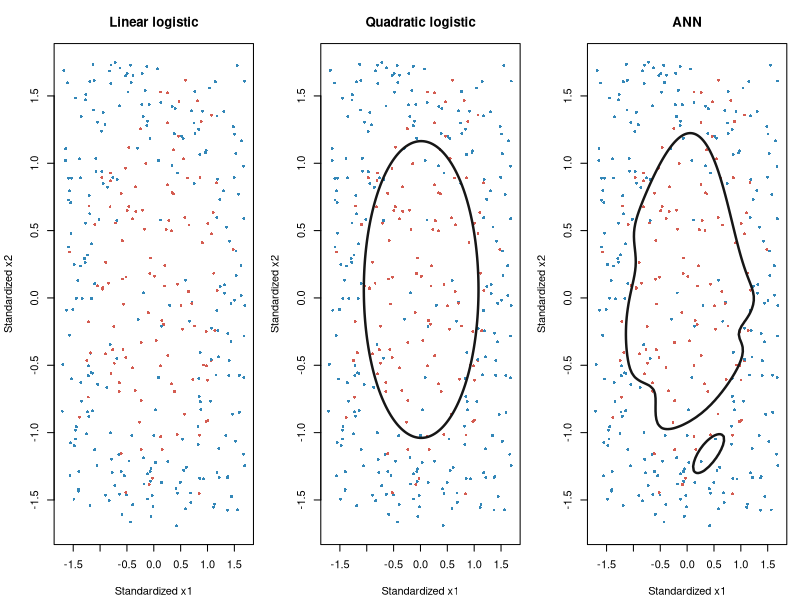
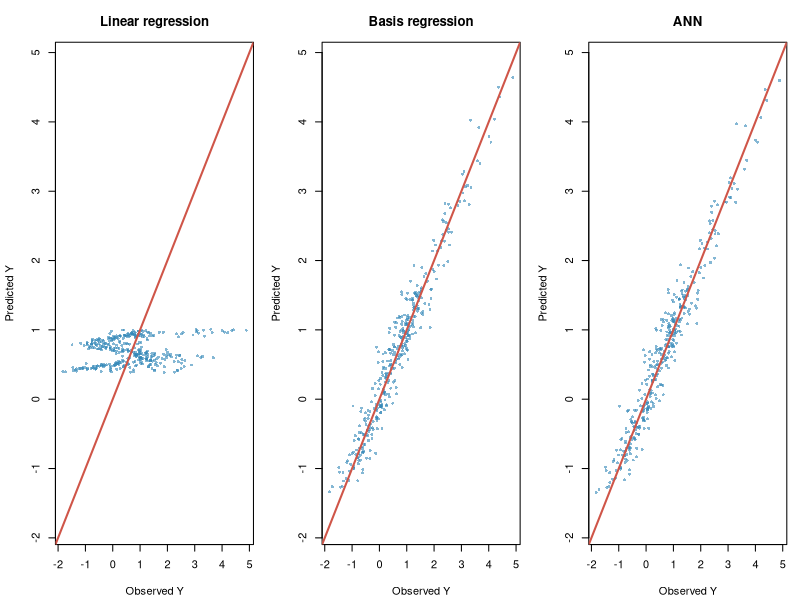

These charts were generated, in order, by the following R code:
# ============================================================================
# 類神經網路入門：從 Logistic Regression 到 ANN
# R 實作：(1) 神經元與反向傳播 (2) 二元分類 (3) 連續型迴歸
# 適用：統計學 / 機器學習教學，單一檔案可執行。
# 依賴：R 建議套件 nnet（若未安裝，先執行 install.packages("nnet")）。
# 執行：在 RStudio 中開啟並 Source，或 Rscript ANN_Logistic_to_Neural_Network.R
# 生成：ANN_R_Results/ 資料夾內的 CSV、TXT、PNG。
# 重要：資料均為模擬生成；程式在最後列印實際結果，勿先假設 ANN 一定最好。
# ============================================================================

options(stringsAsFactors = FALSE)
if (!requireNamespace("nnet", quietly = TRUE)) {
  stop("找不到 nnet 套件，請先執行：install.packages('nnet')")
}
set.seed(20261024)
out_dir <- file.path(getwd(), "ANN_R_Results")
dir.create(out_dir, showWarnings = FALSE, recursive = TRUE)
report_path <- file.path(out_dir, "ANN_analysis_results.txt")
cat("ANN 教學實作報告\n", "執行日期：", as.character(Sys.Date()), "\n\n",
    file = report_path, sep = "")
append_report <- function(...) cat(..., file = report_path, append = TRUE, sep = "")

# ============================================================================
# 第一部分：手算一個 2-2-1 ANN 的 Forward/Backward Propagation
# ============================================================================
cat("=== 第一部分：一筆資料的前向/反向傳播 ===\n")
append_report("=== 第一部分：一筆資料的前向/反向傳播 ===\n")

sigmoid <- function(z) 1 / (1 + exp(-z))
x <- c(0.4, -0.2)  # 二個輸入變數
y <- 1             # 二元真實結果
W <- matrix(c(0.3, -0.1, 0.2, 0.4), nrow = 2, byrow = TRUE)
b_hidden <- c(0, 0.1)
v <- c(0.6, -0.7)
b_output <- 0.2
learning_rate <- 0.1

# (1) 前向傳播
z_hidden <- drop(W %*% x) + b_hidden
h <- sigmoid(z_hidden)
z_out <- sum(v * h) + b_output
p_before <- sigmoid(z_out)
loss_binary <- function(y, p) {
  p <- pmin(pmax(p, 1e-12), 1 - 1e-12)
  -y * log(p) - (1 - y) * log(1 - p)
}
loss_before <- loss_binary(y, p_before)

# (2) 反向傳播：Sigmoid + binary cross-entropy
# dL/dz_out = p - y
delta_out <- p_before - y
grad_v <- delta_out * h
grad_b_output <- delta_out
delta_hidden <- delta_out * v * h * (1 - h)
grad_W <- outer(delta_hidden, x)
grad_b_hidden <- delta_hidden

# (3) 使用一般梯度下降，更新所有權重與偏差項
W_new <- W - learning_rate * grad_W
b_hidden_new <- b_hidden - learning_rate * grad_b_hidden
v_new <- v - learning_rate * grad_v
b_output_new <- b_output - learning_rate * grad_b_output
h_new <- sigmoid(drop(W_new %*% x) + b_hidden_new)
p_after <- sigmoid(sum(v_new * h_new) + b_output_new)
loss_after <- loss_binary(y, p_after)

manual_summary <- data.frame(
  Stage = c("Before update", "After update"),
  Probability = c(p_before, p_after),
  BinaryCrossEntropy = c(loss_before, loss_after)
)
print(manual_summary, row.names = FALSE)
append_report(paste(capture.output(print(manual_summary, row.names = FALSE)),
                    collapse = "\n"), "\n\n")

# ============================================================================
# 第二部分：二元分類 — Logistic Regression vs. ANN
# 資料生成：真實 logit = 2.2 - 1.4*(x1^2+x2^2)
# 因為是非線性圓形決策邊界，單純線性 logit 模型的形式並不正確。
# 同時納入二次項 Logistic，公平呈現統計模型也可以處理非線性。
# ============================================================================
cat("\n=== 第二部分：二元分類 ===\n")
append_report("=== 第二部分：二元分類 ===\n")

n_class <- 1800
class_data <- data.frame(
  x1 = runif(n_class, -2, 2),
  x2 = runif(n_class, -2, 2)
)
class_data$true_prob <- plogis(2.2 - 1.4 *
                               (class_data$x1^2 + class_data$x2^2))
class_data$y <- rbinom(n_class, size = 1, prob = class_data$true_prob)
write.csv(class_data, file.path(out_dir, "classification_data.csv"),
          row.names = FALSE, fileEncoding = "UTF-8")

# (1) 80% 訓練、20% 測試。三個方法使用完全相同的資料分割。
id_train <- sample.int(n_class, size = floor(0.8 * n_class))
train_c <- class_data[id_train, , drop = FALSE]
test_c <- class_data[-id_train, , drop = FALSE]

# (2) 只根據訓練資料的 X 計算標準化參數，避免資料洩漏。
xvars <- c("x1", "x2")
mu_c <- vapply(train_c[xvars], mean, numeric(1))
sd_c <- vapply(train_c[xvars], sd, numeric(1))
standardize <- function(d, variables, center, scale) {
  for (nm in variables) d[[nm]] <- (d[[nm]] - center[[nm]]) / scale[[nm]]
  d
}
train_c <- standardize(train_c, xvars, mu_c, sd_c)
test_c <- standardize(test_c, xvars, mu_c, sd_c)

# (3) 三種方法
# 模型 A：只含原始線性主效果的 Logistic Regression
fit_logistic <- glm(y ~ x1 + x2, family = binomial(), data = train_c)
# 模型 B：加入二次項的 Logistic Regression（較合適的模型形式）
fit_logistic_quad <- glm(y ~ x1 + x2 + I(x1^2) + I(x2^2),
                         family = binomial(), data = train_c)
# 模型 C：ANN，單一隱藏層（8 個神經元）、Sigmoid 輸出、交叉熵。
# nnet 內部使用 BFGS 最佳化，不是前段手算示範的基本梯度下降法。
fit_ann_class <- nnet::nnet(y ~ x1 + x2,
                            data = train_c, size = 8,
                            entropy = TRUE, decay = 0.002,
                            maxit = 700, trace = FALSE)

# (4) 測試集的預測機率
prob_logistic <- as.numeric(predict(fit_logistic, newdata = test_c,
                                     type = "response"))
prob_quad <- as.numeric(predict(fit_logistic_quad, newdata = test_c,
                                type = "response"))
prob_ann <- as.numeric(predict(fit_ann_class, newdata = test_c,
                               type = "raw"))

# (5) 評估：Accuracy、Sensitivity、Specificity、AUC、LogLoss
# AUC 以 Mann-Whitney / rank 公式計算，不需額外套件。
auc_rank <- function(truth, prob) {
  n1 <- sum(truth == 1)
  n0 <- sum(truth == 0)
  if (n1 == 0 || n0 == 0) return(NA_real_)
  (sum(rank(prob, ties.method = "average")[truth == 1]) -
     n1 * (n1 + 1) / 2) / (n1 * n0)
}
classification_metrics <- function(truth, prob, threshold = 0.5) {
  pred <- ifelse(prob >= threshold, 1, 0)
  TP <- sum(truth == 1 & pred == 1)
  TN <- sum(truth == 0 & pred == 0)
  FP <- sum(truth == 0 & pred == 1)
  FN <- sum(truth == 1 & pred == 0)
  eps <- 1e-12
  prob_safe <- pmin(pmax(prob, eps), 1 - eps)
  data.frame(
    Accuracy = mean(pred == truth),
    Sensitivity = if (TP + FN > 0) TP / (TP + FN) else NA_real_,
    Specificity = if (TN + FP > 0) TN / (TN + FP) else NA_real_,
    AUC = auc_rank(truth, prob),
    LogLoss = -mean(truth * log(prob_safe) +
                    (1 - truth) * log(1 - prob_safe))
  )
}
cm <- function(truth, prob) {
  table(Observed = factor(truth, levels = c(0, 1)),
        Predicted = factor(as.integer(prob >= 0.5), levels = c(0, 1)))
}
class_compare <- rbind(
  Linear_Logistic = classification_metrics(test_c$y, prob_logistic),
  Quadratic_Logistic = classification_metrics(test_c$y, prob_quad),
  ANN = classification_metrics(test_c$y, prob_ann)
)
print(round(class_compare, 4))
cat("\nANN Confusion Matrix:\n")
print(cm(test_c$y, prob_ann))
append_report(paste(capture.output(print(round(class_compare, 4))),
                    collapse = "\n"), "\n\n")
append_report("ANN Confusion Matrix:\n",
              paste(capture.output(print(cm(test_c$y, prob_ann))),
                    collapse = "\n"), "\n")
append_report("ANN convergence (0 means optimizer's convergence criterion met): ",
              fit_ann_class$convergence, "\n\n")
write.csv(cbind(Model = rownames(class_compare), class_compare),
          file.path(out_dir, "classification_metrics.csv"),
          row.names = FALSE, fileEncoding = "UTF-8")

# (6) 圖：三個模型的分類邊界（等預測機率 0.5）
gx <- seq(min(c(train_c$x1, test_c$x1)),
          max(c(train_c$x1, test_c$x1)), length.out = 110)
gy <- seq(min(c(train_c$x2, test_c$x2)),
          max(c(train_c$x2, test_c$x2)), length.out = 110)
grid <- expand.grid(x1 = gx, x2 = gy)
grid_p <- list(
  as.numeric(predict(fit_logistic, grid, type = "response")),
  as.numeric(predict(fit_logistic_quad, grid, type = "response")),
  as.numeric(predict(fit_ann_class, grid, type = "raw"))
)
figure_file <- file.path(out_dir, "classification_boundaries.png")
png(figure_file, width = 1500, height = 540, res = 130)
par(mfrow = c(1, 3), mar = c(4.2, 4.1, 3.3, 1.0))
model_names <- c("Linear logistic", "Quadratic logistic", "ANN")
for (m in seq_along(grid_p)) {
  plot(test_c$x1, test_c$x2,
       pch = 16, cex = 0.60,
       col = ifelse(test_c$y == 1, "#D45C51", "#3387B8"),
       xlab = "Standardized x1", ylab = "Standardized x2",
       main = model_names[m], xlim = range(gx), ylim = range(gy))
  z <- matrix(grid_p[[m]], nrow = length(gx), ncol = length(gy))
  if (min(z) <= 0.5 && max(z) >= 0.5) {
    contour(gx, gy, z, levels = 0.5, add = TRUE,
            drawlabels = FALSE, lwd = 2.4, col = "#161616")
  }
}
dev.off()

# ============================================================================
# 第三部分：連續型迴歸 — Linear Regression vs. ANN
# 資料生成：y = sin(1.7*x1) + 0.5*x2^2 + 0.3*x1*x2 + noise
# 同時加入正確非線性基底的線性模型，比較 ANN 和有結構的統計模型。
# ============================================================================
cat("\n=== 第三部分：連續型迴歸 ===\n")
append_report("=== 第三部分：連續型迴歸 ===\n")

n_reg <- 1800
reg_data <- data.frame(
  x1 = runif(n_reg, -3, 3),
  x2 = runif(n_reg, -2, 2)
)
reg_data$y <- sin(1.7 * reg_data$x1) +
  0.5 * reg_data$x2^2 +
  0.3 * reg_data$x1 * reg_data$x2 +
  rnorm(n_reg, mean = 0, sd = 0.25)
write.csv(reg_data, file.path(out_dir, "regression_data.csv"),
          row.names = FALSE, fileEncoding = "UTF-8")

id_train_r <- sample.int(n_reg, size = floor(0.8 * n_reg))
train_r <- reg_data[id_train_r, , drop = FALSE]
test_r <- reg_data[-id_train_r, , drop = FALSE]

# (1) 傳統線性迴歸與具有合適非線性基底的迴歸
fit_lm <- lm(y ~ x1 + x2, data = train_r)
fit_lm_basis <- lm(y ~ sin(1.7 * x1) + I(x2^2) + I(x1 * x2),
                   data = train_r)
pred_lm <- as.numeric(predict(fit_lm, newdata = test_r))
pred_lm_basis <- as.numeric(predict(fit_lm_basis, newdata = test_r))

# (2) ANN：標準化 X 和 Y（全部只使用訓練集統計量）
mu_r <- vapply(train_r[xvars], mean, numeric(1))
sd_r <- vapply(train_r[xvars], sd, numeric(1))
mu_y <- mean(train_r$y)
sd_y <- sd(train_r$y)
train_r_nn <- data.frame(
  x1 = (train_r$x1 - mu_r[["x1"]]) / sd_r[["x1"]],
  x2 = (train_r$x2 - mu_r[["x2"]]) / sd_r[["x2"]],
  y = (train_r$y - mu_y) / sd_y
)
test_r_nn <- data.frame(
  x1 = (test_r$x1 - mu_r[["x1"]]) / sd_r[["x1"]],
  x2 = (test_r$x2 - mu_r[["x2"]]) / sd_r[["x2"]]
)
# linout=TRUE：輸出神經元使用 identity/linear activation，非 Sigmoid。
fit_ann_reg <- nnet::nnet(y ~ x1 + x2,
                          data = train_r_nn,
                          size = 10, linout = TRUE,
                          decay = 0.002, maxit = 850,
                          trace = FALSE)
# 反標準化，回復到 Y 的原始量尺。
pred_ann_reg_z <- as.numeric(predict(fit_ann_reg,
                                      newdata = test_r_nn, type = "raw"))
pred_ann_reg <- pred_ann_reg_z * sd_y + mu_y

# (3) 測試集評估：RMSE / MAE / R-squared
regression_metrics <- function(truth, pred) {
  mse <- mean((truth - pred)^2)
  data.frame(
    RMSE = sqrt(mse),
    MAE = mean(abs(truth - pred)),
    Test_R2 = 1 - sum((truth - pred)^2) /
      sum((truth - mean(truth))^2)
  )
}
reg_compare <- rbind(
  Linear_Regression = regression_metrics(test_r$y, pred_lm),
  Basis_Regression = regression_metrics(test_r$y, pred_lm_basis),
  ANN = regression_metrics(test_r$y, pred_ann_reg)
)
print(round(reg_compare, 4))
append_report(paste(capture.output(print(round(reg_compare, 4))),
                    collapse = "\n"), "\n\n")
append_report("ANN regression convergence (0 means optimizer's convergence criterion met): ",
              fit_ann_reg$convergence, "\n\n")
write.csv(cbind(Model = rownames(reg_compare), reg_compare),
          file.path(out_dir, "regression_metrics.csv"),
          row.names = FALSE, fileEncoding = "UTF-8")

# (4) 圖：真實 Y 與預測 Y；越靠近 45 度線，預測越準確。
all_pred <- list(pred_lm, pred_lm_basis, pred_ann_reg)
lims <- range(c(test_r$y, unlist(all_pred)))
png(file.path(out_dir, "regression_predictions.png"),
    width = 1500, height = 540, res = 130)
par(mfrow = c(1, 3), mar = c(4.2, 4.2, 3.2, 1.0))
for (m in seq_along(all_pred)) {
  plot(test_r$y, all_pred[[m]],
       pch = 16, cex = 0.6, col = "#3387B899",
       xlim = lims, ylim = lims,
       xlab = "Observed Y", ylab = "Predicted Y",
       main = c("Linear regression", "Basis regression", "ANN")[m])
  abline(a = 0, b = 1, col = "#CF5548", lwd = 2)
}
dev.off()

# ============================================================================
# 第四部分：保存可供學生延伸分析的模型與輸出
# ============================================================================
saveRDS(
  list(classification = list(logistic = fit_logistic,
                             logistic_quadratic = fit_logistic_quad,
                             ann = fit_ann_class),
       regression = list(linear = fit_lm,
                         basis = fit_lm_basis,
                         ann = fit_ann_reg),
       classification_metrics = class_compare,
       regression_metrics = reg_compare),
  file = file.path(out_dir, "ANN_fitted_models.rds")
)
append_report("執行套件 nnet 版本：", as.character(utils::packageVersion("nnet")),
              "\n輸出資料夾：", normalizePath(out_dir, winslash = "/"), "\n")
cat("\n全部完成。輸出結果位置：\n", normalizePath(out_dir, winslash = "/"), "\n")
cat("請比較線性 Logistic、二次項 Logistic 與 ANN；\n")
cat("再比較一般線性迴歸、正確非線性基底迴歸與 ANN。\n")
